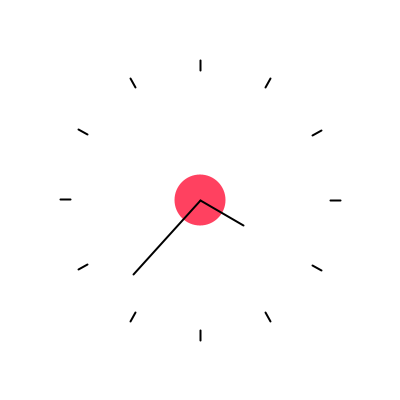
Frame 1 (no input)
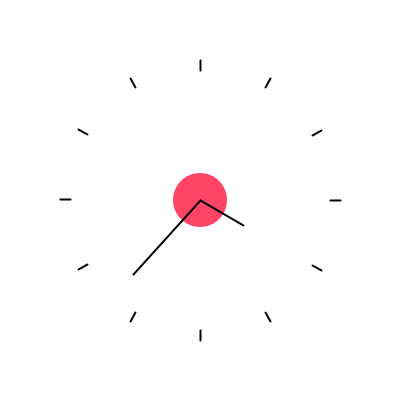
Frame 60 (the mouse pressed at the canvas centre just before this capture)
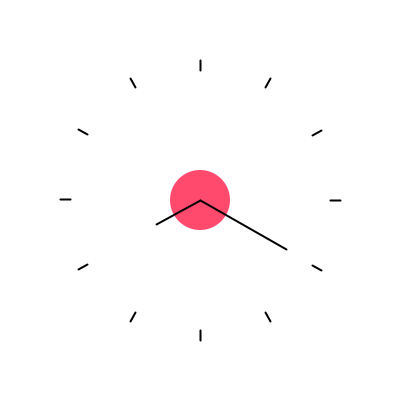
Frame 120 (the mouse held since frame 60 and released just before this capture)

The Processing sketch that drew these frames (run headless with seeded random() and noise(); from frame 60 on, the mouse is pressed at the canvas centre):

// Processing sketch: processing_96634
// ── processing_96634.pde

int s;
int m;
int h;

void setup() {
  size(400, 400);  
}

void wall() {

  strokeWeight(2);
  stroke(0);
  for (int i = 0; i < 12; i++) {
    float dx = cos(i * TWO_PI / 12);
    float dy = sin(i * TWO_PI / 12); 
    line(200 + 130 * dx, 200 + 130 * dy, 200 +140 * dx, 200 + 140 * dy);
  }
}

void secondellipse() {
  noStroke();
  
  fill(255,12,3*s, 250-3*s);
  if (s<60) {
    ellipse(width/2, height/2, s*3, s*3);
  } 
  else {
    s=0;
  }
  
}

void minuteandhour() {
  
  if (!mousePressed){
  stroke(0);
  translate(width/2, height/2);
  strokeWeight(2);
  
  pushMatrix();
  rotate(radians (6*m));
  line(0, 0, 0, -100);
  popMatrix();
  
  pushMatrix();
  rotate(radians (30*h));
  line(0, 0, 0, -50);
  popMatrix();
  }
  
 if(mousePressed){
  int m=mouseX;  
  int h=mouseY;  
  
  stroke(0);
  translate(width/2, height/2);
  strokeWeight(2);
  
  pushMatrix();
  rotate(radians (6*m));
  line(0, 0, 0, -100);
  popMatrix();
  
  pushMatrix();
  rotate(radians (30*h));
  line(0, 0, 0, -50);
  popMatrix();
  }
}


  void draw() {
    background(255);

    s=second();
    m=minute();
    h=hour();
    
    secondellipse();
    wall();
    minuteandhour();
  }
